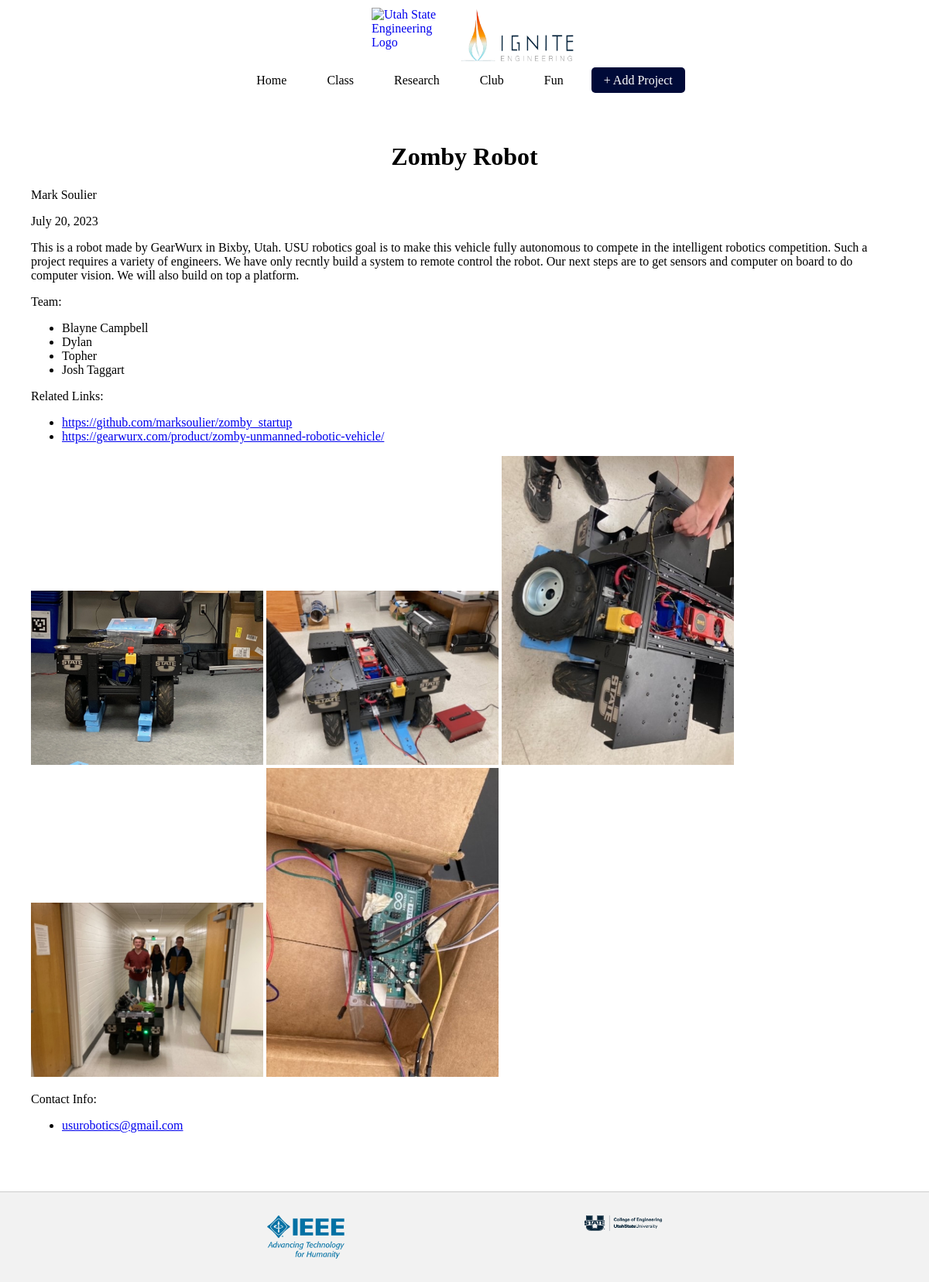
Screenshot of /project/2/ with the database file from the repository.
### gallery/models.py (models this page shows, shortened)
class Project(models.Model):
    name = models.CharField(max_length=200)
    owner = models.CharField(max_length=200)
    team = models.TextField(blank=True, null=True)
    contact_info = models.CharField(max_length=200, blank=True, default="No contact info")
    related_links = models.CharField(max_length=200, blank=True, default="No related links")
    description = models.TextField(blank=True, default="No description")
    date_made = models.DateTimeField("date project made")
    category = models.CharField(max_length=200)
    sub_category = models.CharField(max_length=200, blank=True, default="No sub category")
    entity = models.CharField(max_length=200, blank=True, default="No entity")
    image = models.ImageField(upload_to="images/")
    image2 = models.ImageField(upload_to="images/", blank=True, null=True)
    image3 = models.ImageField(upload_to="images/", blank=True, null=True)
    image4 = models.ImageField(upload_to="images/", blank=True, null=True)
    image5 = models.ImageField(upload_to="images/", blank=True, null=True)
    submitted_date = models.DateTimeField("date submited",default=timezone.now)
    approved = models.BooleanField(default=False)
    def get_related_links(self):
        if self.related_links and self.related_links != "No related links":
            return self.related_links.split(",")
        return []
    def get_contact_info(self):
        if self.contact_info and self.contact_info != "No contact info":
            return self.contact_info.split(",")
        return []
    def get_team(self):
        if self.team:
            return self.team.split(",")
        return []

### gallery/views.py (the view)
# urls.py: path("project/<int:project_id>/", views.project_view, name="project_view"),
def project_view(request, project_id):
    project = get_object_or_404(Project, pk=project_id)
    context = {"project": project}
    return render(request, "gallery/project_view.html", context)

### gallery/templates/gallery/project_view.html
{% extends "gallery/base.html" %}
{% block content %}
<div class="project-container">
    <h1 style="text-align: center;">{{ project.name }}</h1>
    <p style="font-size: 16px;">{{ project.owner }}</p>
    <p>{{ project.date_made.date }}</p>
    <p style="font-size: 16px;">{{ project.description }}</p>
    <p>Team:</p>
    <ul>
        {% for team_member in project.get_team %}
            <li>{{ team_member }}</li>
        {% endfor %}
    </ul>
    <p>Related Links:</p>
    <ul>
        {% for link in project.get_related_links %}
            <li><a href="{{ link }}">{{ link }}</a></li>
        {% endfor %}
    </ul>
    {% if project.image %}
        <img src="{{ project.image.url }}" alt="{{ project.name }} Image" style="max-width: 300px;">
    {% endif %}
    {% if project.image2 %}
        <img src="{{ project.image2.url }}" alt="{{ project.name }} Image 2" style="max-width: 300px;">
    {% endif %}
    {% if project.image3 %}
        <img src="{{ project.image3.url }}" alt="{{ project.name }} Image 3" style="max-width: 300px;">
    {% endif %}
    {% if project.image4 %}
        <img src="{{ project.image4.url }}" alt="{{ project.name }} Image 4" style="max-width: 300px;">
    {% endif %}
    {% if project.image5 %}
        <img src="{{ project.image5.url }}" alt="{{ project.name }} Image 5" style="max-width: 300px;">
    {% endif %}
    <p>Contact Info:</p>
    <ul>
        {% for contact in project.get_contact_info %}
            <li><a href="{{ contact }}">{{ contact }}</a></li>
        {% endfor %}
    </ul>
</div>
{% endblock %}

### gallery/static/gallery/main.css (style rules this page uses)
body { margin: 0; padding: 0; background-color: #ffffff; }

### gallery/static/gallery/project_display.css (style rules this page uses)
.project-container { padding: 40px; }

### rows the page displays
Project: name "Zomby Robot", owner "Mark Soulier", date_made "July 20, 2023", description "This is a robot made by GearWurx in Bixby, Utah. USU robotics goal is to make this vehicle fully autonomous to compete in the intelligent robotics competition. Such a project requires a variety of engineers. We have only recntly build a system to remote control the robot. Our next steps are to get sensors and computer on board to do computer vision. We will also build on top a platform.", image (picture), image2 (picture), image3 (picture), image4 (picture), image5 (picture), get_contact_info "usurobotics@gmail.com"

### other values shown
{{ team_member }} "Blayne Campbell" "Dylan" "Topher" "Josh Taggart"
{{ link }} "https://github.com/marksoulier/zomby_startup" "https://gearwurx.com/product/zomby-unmanned-robotic-vehicle/"
